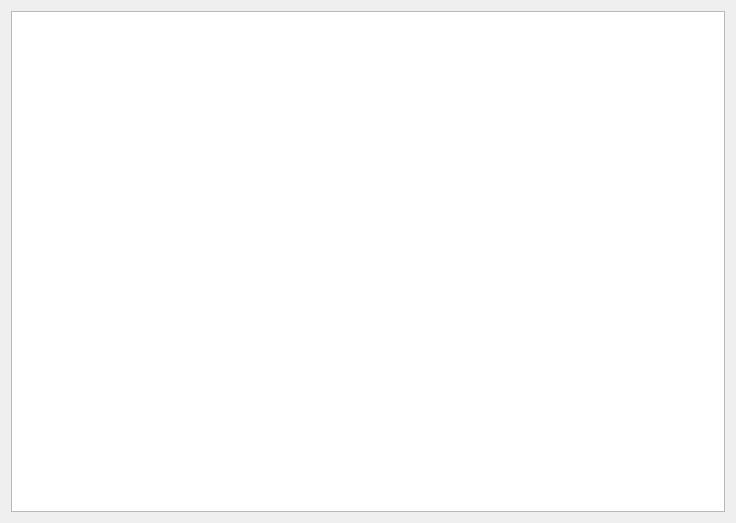
<?xml version="1.0" encoding="UTF-8"?>
<ui version="4.0">
 <class>ReportSunChart</class>
 <widget class="QDialog" name="ReportSunChart">
  <property name="geometry">
   <rect>
    <x>0</x>
    <y>0</y>
    <width>736</width>
    <height>523</height>
   </rect>
  </property>
  <property name="windowTitle">
   <string>Геомагнитная обстановка</string>
  </property>
  <layout class="QGridLayout" name="gridLayout">
   <item row="0" column="0">
    <widget class="QGraphicsView" name="graphicsView">
     <property name="verticalScrollBarPolicy">
      <enum>Qt::ScrollBarAlwaysOff</enum>
     </property>
     <property name="horizontalScrollBarPolicy">
      <enum>Qt::ScrollBarAlwaysOff</enum>
     </property>
     <property name="sizeAdjustPolicy">
      <enum>QAbstractScrollArea::AdjustToContents</enum>
     </property>
     <property name="alignment">
      <set>Qt::AlignHCenter|Qt::AlignTop</set>
     </property>
    </widget>
   </item>
  </layout>
 </widget>
 <resources/>
 <connections/>
</ui>
